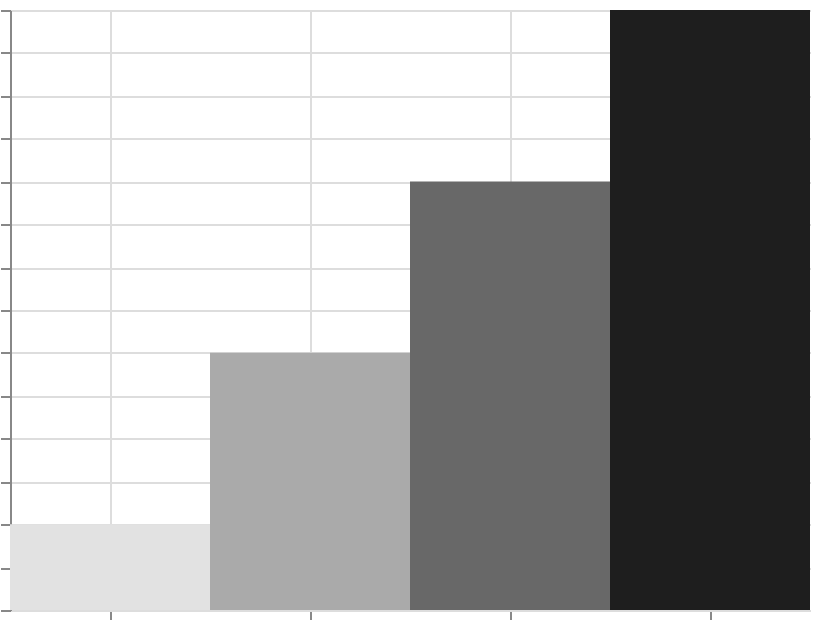

The specification (Vega-Lite) saved for this image:
### Vega specification from a JSON file in a GitHub repository (floating-point values rounded to 4 significant figures)
{"$schema": "https://vega.github.io/schema/vega/v6.json", "width": 400, "height": 300, "padding": 5, "autosize": "none", "data": [{"name": "table", "values": [{"cat": "A", "val": 10}, {"cat": "B", "val": 30}, {"cat": "C", "val": 50}, {"cat": "D", "val": 70}]}], "scales": [{"name": "x", "type": "band", "domain": {"data": "table", "field": "cat", "sort": true}, "range": "width"}, {"name": "y", "type": "linear", "domain": {"data": "table", "field": "val"}, "range": [{"signal": "height"}, 0], "zero": true, "nice": true}, {"name": "color", "type": "sequential", "domain": {"data": "table", "field": "val"}, "scheme": "greys"}], "marks": [{"type": "rect", "from": {"data": "table"}, "encode": {"update": {"x": {"scale": "x", "field": "cat"}, "width": {"scale": "x", "band": 1}, "y": {"scale": "y", "field": "val"}, "y2": {"scale": "y", "value": 0}, "fill": {"scale": "color", "field": "val"}}}}], "axes": [{"scale": "x", "orient": "bottom", "grid": true, "labels": false}, {"scale": "y", "orient": "left", "grid": true, "labels": false}], "legends": [{"fill": "color"}]}
